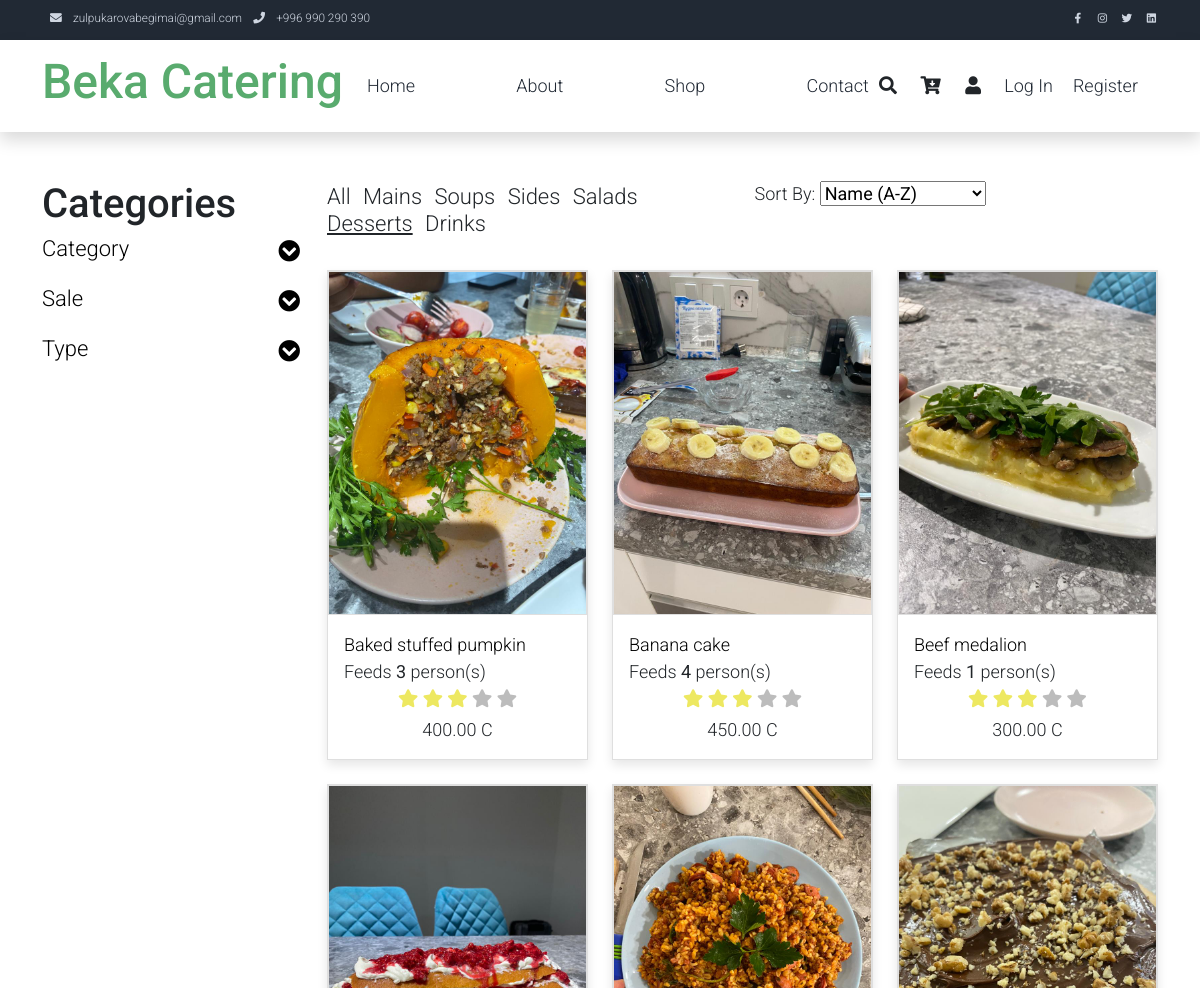
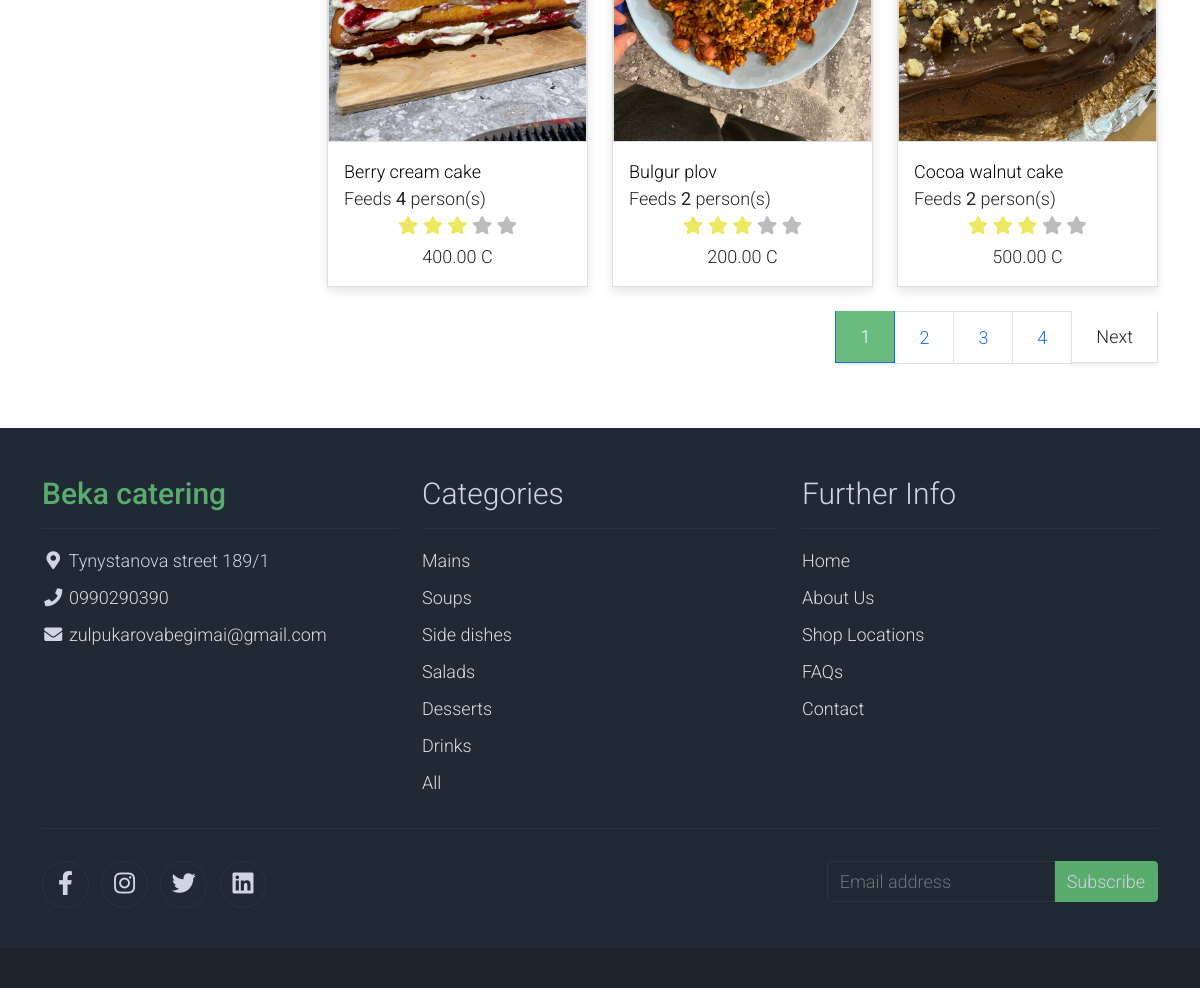
The app's page /shop/ with its own data (2 pictures, top to bottom).
### main/models.py (models this page shows)
class Product(models.Model):
    name = models.CharField(max_length=255)
    price = models.DecimalField(max_digits=10, decimal_places=2)
    ALL = 'AL'
    MAINS = 'MA'
    SOUPS = 'SO'
    SIDES = 'SI'
    DESSERTS = 'DE'
    SALADS = 'SA'
    DRINKS = 'DR'
    CATEGORY_CHOICES = [
        (ALL, 'All'),
        (MAINS, 'Mains'),
        (SOUPS, 'Soups'),
        (SIDES, 'Sides'),
        (DESSERTS, 'Desserts'),
        (DRINKS, 'Drinks'),
        (SALADS, 'Salads'),
    ]
    category = models.CharField(
        max_length=2,
        choices=CATEGORY_CHOICES,
        default=MAINS,
    )
    VEGE = 'VEGE'
    VEGA = 'VEGA'
    MEAT = 'MEAT'
    TYPE_CHOICES = [
        (VEGE, 'Vegetarian'),
        (VEGA, 'Vegan'),
        (MEAT, 'Meat'),
    ]
    type = models.CharField(max_length=5, choices=TYPE_CHOICES, default=MEAT)
    hot = models.IntegerField(default=0, validators=[MinValueValidator(0), MaxValueValidator(5)])
    description = models.TextField(default='Description: ')
    image = models.ImageField(default='', upload_to='static/assets/img/products')
    size = models.IntegerField(default=0, validators=[MinValueValidator(1), MaxValueValidator(10)])
    rating = models.IntegerField(default=0, validators=[MinValueValidator(1), MaxValueValidator(5)])
    comments = models.IntegerField(default=0)

### main/views.py (the view)
# urls.py: path('shop/', views.product_list, name='product_list'),
def product_list(request):
    products = Product.objects.order_by('name')
    paginator = Paginator(products, 6)  # Show 6 products per page
    page = request.GET.get('page')
    products = paginator.get_page(page)
    return render(request, 'main/shop.html', {'products': products})

### main/templates/main/shop.html (shortened to what this page needs)
{% extends "main/base.html" %}
{% block content %}
{% load static %}
    <div class="container py-5">
        <div class="row">
            <div class="col-lg-3">
                <h1 cla+ss="h2 pb-4">Categories</h1>
                <ul class="list-unstyled templatemo-accordion">
                    <li class="pb-3">
                        <a class="collapsed d-flex justify-content-between h3 text-decoration-none" href="#">
                            Category
                            <i class="fa fa-fw fa-chevron-circle-down mt-1"></i>
                        </a>
                    </li>
                    <li class="pb-3">
                        <a class="collapsed d-flex justify-content-between h3 text-decoration-none" href="#">
                            Sale
                            <i class="pull-right fa fa-fw fa-chevron-circle-down mt-1"></i>
                        </a>
                    </li>
                    <li class="pb-3">
                        <a class="collapsed d-flex justify-content-between h3 text-decoration-none" href="#">
                            Type
                            <i class="pull-right fa fa-fw fa-chevron-circle-down mt-1"></i>
                        </a>
                    </li>
                </ul>
            </div>
            <div class="col-lg-9">
                <div class="row">
                    <div class="col-md-6">
                        <ul  class="list-inline shop-top-menu pb-3 pt-1">
                            <li class="list-inline-item">
                                <a class="h3 text-dark text-decoration-none mr-3"  href="{% url 'product_list'  %}">All</a>
                            </li>
                            <li class="list-inline-item">
                                 <a class="h3 text-dark text-decoration-none mr-3"  href="{% url 'filter_products' category='MA' %}">Mains</a>
                            </li>
                            <li  class="list-inline-item">
                                <a class="h3 text-dark text-decoration-none"  href="{% url 'filter_products' category='SO' %}">Soups</a>
                            </li>
                             <li class="list-inline-item">
                                <a class="h3 text-dark text-decoration-none"   href="{% url 'filter_products' category='SI' %}">Sides</a>
                            </li>
                             <li class="list-inline-item">
                                <a class="h3 text-dark text-decoration-none" href="{% url 'filter_products' category='SA' %}">Salads</a>
                            </li>
                             <li class="list-inline-item">
                                <a class="h3 text-dark text-decoratinone"  href="{% url 'filter_products' category='DE' %}">Desserts</a>
                            </li>
                             <li class="list-inline-item">
                                <a class="h3 text-dark text-decoration-none" href="{% url 'filter_products' category='DR' %}">Drinks</a>
                            </li>
                        </ul>
                    </div>
                    <div class="col-md-6 pb-4">
                        <div class="d-flex">
                            <form>
                              <label for="sort">Sort By:</label>
                              <select id="sort" name="sort">
                                <option value="name_asc">Name (A-Z)</option>
                              </select>
                            </form>
                        </div>
                    </div>
                </div>
                <div class="row">
                    {% for product in products|slice:":6" %}
                    <div  class="col-md-4">
                        <div class="card mb-4 product-wap rounded-0">
                            <div class="card rounded-0">
                               <img class="card-img rounded-0 img-fluid" src={{ product.image.url}} alt='{{ product.name }}'>
                            </div>
                            <div class="card-body">
                                <a href="{% url 'product_detail' product.id %}" class="h3 text-decoration-none">{{ product.name }}</a>
                                <ul class="w-100 list-unstyled d-flex justify-content-between mb-0">
                                    <li>Feeds <b>{{ product.size }}</b> person(s)</li>
                                </ul>
                                <ul class="list-unstyled d-flex justify-content-center mb-1">
                                    <li>
                                        <i class="text-warning fa fa-star"></i>
                                        <i class="text-warning fa fa-star"></i>
                                        <i class="text-warning fa fa-star"></i>
                                        <i class="text-muted fa fa-star"></i>
                                        <i class="text-muted fa fa-star"></i>
                                    </li>
                                </ul>
                                <p class="text-center mb-0">{{ product.price }} C </p>
                            </div>
                        </div>
                    </div>
                    {% endfor %}
                </div>
                <div div="row">
                    <ul class="pagination pagination-lg justify-content-end">
    {% for page_num in products.paginator.page_range %}
        <li class="page-item {% if page_num == products.number %}active{% endif %}">
            <a class="page-link {% if page_num == products.number %}active rounded-0 mr-3 shadow-sm border-top-0 border-left-0{% endif %}" href="?page={{ page_num }}">{{ page_num }}</a>
        </li>
    {% endfor %}
    {% if products.has_next %}
        <li class="page-item">
            <a class="page-link rounded-0 shadow-sm border-top-0 border-left-0 text-dark" href="?page={{ products.next_page_number }}">Next</a>
        </li>
    {% endif %}
</ul>
                </div>
            </div>
        </div>
    </div>
{% endblock %}

### static/assets/css/templatemo.css (style rules this page uses)
body, ul, li, p, a, label, input, div { font-family: 'Roboto', sans-serif; font-size: 18px !important; font-weight: 300 !important; }
.h3 { font-family: 'Roboto', sans-serif; font-size: 22px !important; }
.text-warning { color: #ede861 !important; }
.text-muted { color: #bcbcbc !important; }
.pagination .page-link:hover, .pagination .page-link.active { background-color: #69bb7e; color: #fff; }
.templatemo-accordion a { color: #000; }
.product-wap { box-shadow: 0px 5px 10px 0px rgba(0, 0, 0, 0.10); }
.card.product-wap a { color: #000; }
.product-wap .h3, .product-wap li, .product-wap i, .product-wap p { font-size: 12px !important; }
@media (min-width: 992px) { .product-wap .h3, .product-wap li, .product-wap i, .product-wap p { font-size: 18px !important; } }

### records on screen
Product: image (picture), name "Baked stuffed pumpkin", size "3", price "400.00"
Product: image (picture), name "Banana cake", size "4", price "450.00"
Product: image (picture), name "Beef medalion", size "1", price "300.00"
Product: image (picture), name "Berry cream cake", size "4", price "400.00"
Product: image (picture), name "Bulgur plov", size "2", price "200.00"
Product: image (picture), name "Cocoa walnut cake", size "2", price "500.00"

### other values on screen
{{ page_num }} "1" "2" "3" "4"
